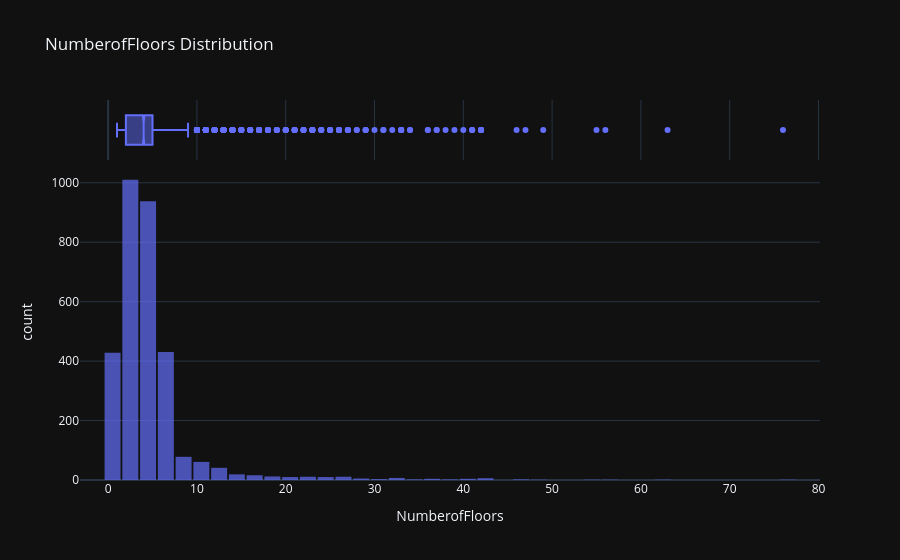

Notebook source saved alongside this figure:
### Code cell
# let's use plotly to have more interactivity !
fig = px.histogram(data_frame=df_compliant_filtered,
                   x='NumberofFloors',
                   nbins=50,
                    opacity=.7,
                   marginal='box',
                   title='NumberofFloors Distribution')
fig.update_layout(bargap=.1)
fig.show()

### Figure 1 — Plotly figure (JSON) as saved in the notebook; plotly's stock layout.template omitted (floating-point values rounded to 4 significant figures; data arrays with more than 128 entries replaced by an {"elided": "..."} marker saying what was removed)
{"data": [{"bingroup": "x", "hovertemplate": "NumberofFloors=%{x}<br>count=%{y}<extra></extra>", "legendgroup": "", "marker": {"color": "#636efa", "opacity": 0.7, "pattern": {"shape": ""}}, "name": "", "nbinsx": 50, "orientation": "v", "showlegend": false, "x": {"elided": "3116 int values"}, "xaxis": "x", "yaxis": "y", "type": "histogram"}, {"hovertemplate": "NumberofFloors=%{x}<extra></extra>", "legendgroup": "", "marker": {"color": "#636efa"}, "name": "", "notched": true, "showlegend": false, "x": {"elided": "3116 int values"}, "xaxis": "x2", "yaxis": "y2", "type": "box"}], "layout": {"xaxis": {"anchor": "y", "domain": [0.0, 1.0], "title": {"text": "NumberofFloors"}}, "yaxis": {"anchor": "x", "domain": [0.0, 0.8316], "title": {"text": "count"}}, "xaxis2": {"anchor": "y2", "domain": [0.0, 1.0], "matches": "x", "showticklabels": false, "showgrid": true}, "yaxis2": {"anchor": "x2", "domain": [0.8416, 1.0], "matches": "y2", "showticklabels": false, "showline": false, "ticks": "", "showgrid": false}, "legend": {"tracegroupgap": 0}, "title": {"text": "NumberofFloors Distribution"}, "barmode": "relative", "bargap": 0.1}}
